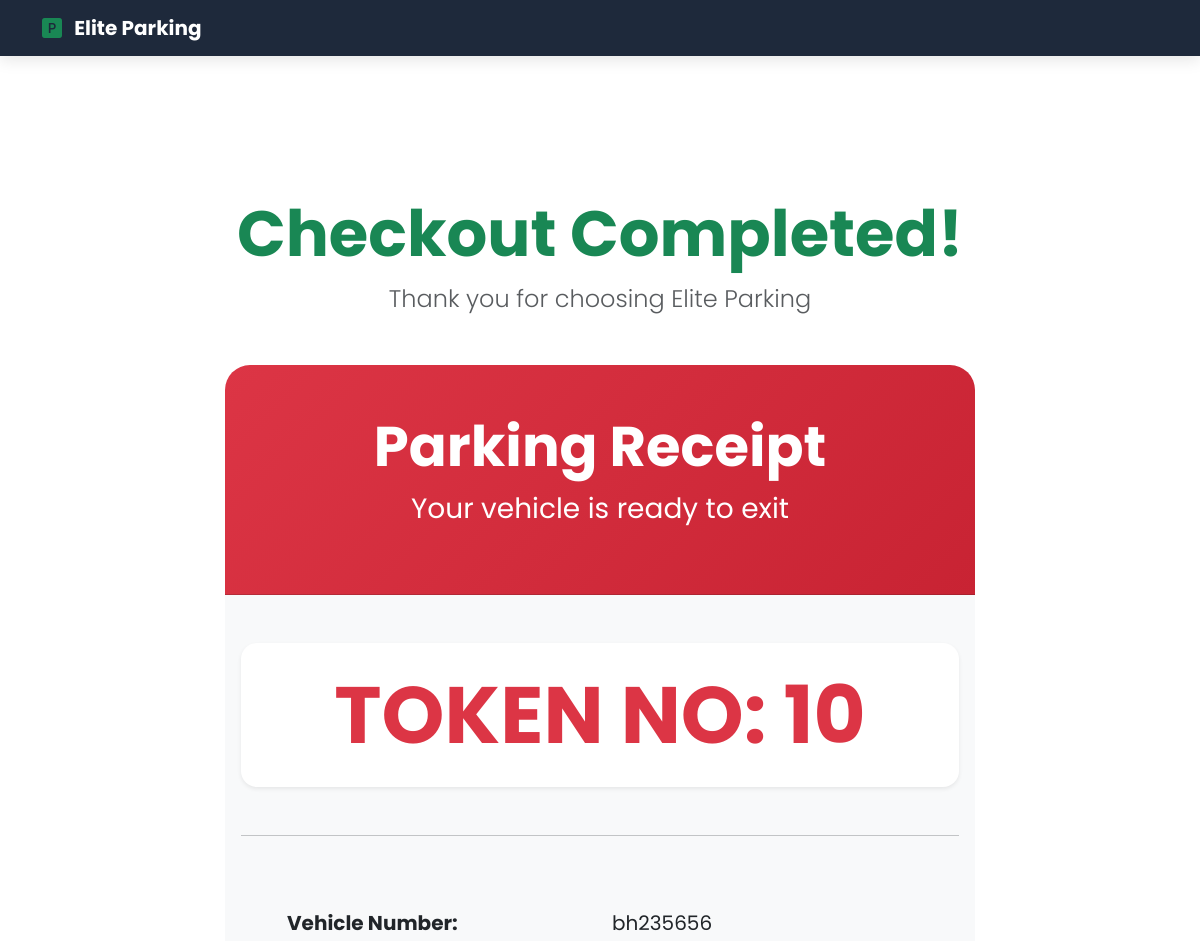
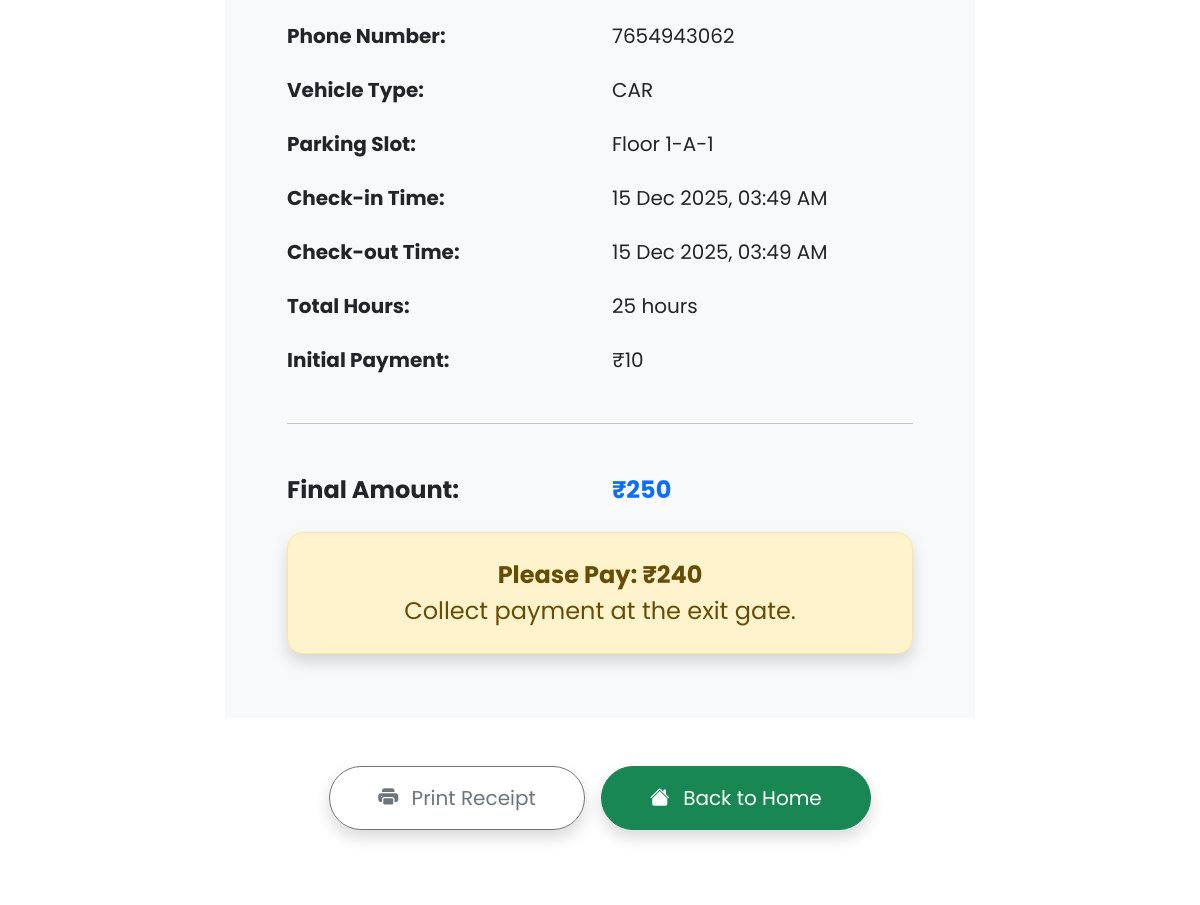
The app's page /qr-checkout/10/ with its own data (2 pictures, top to bottom).
### parking/models.py (models this page shows, shortened)
class Ticket(models.Model):
    qr_code = models.ImageField(upload_to="qrcodes/", blank=True, null=True)
    vehicle_number = models.CharField(max_length=20)
    phone = models.CharField(max_length=15)
    vehicle_type = models.CharField(max_length=10)
    slot = models.ForeignKey(Slot, on_delete=models.SET_NULL, null=True)
    check_in = models.DateTimeField(default=timezone.now)
    check_out = models.DateTimeField(null=True, blank=True)
    initial_payment = models.IntegerField(default=0)
    final_amount = models.IntegerField(null=True, blank=True)

class Slot(models.Model):
    floor = models.ForeignKey(Floor, on_delete=models.CASCADE)
    section = models.CharField(max_length=1)
    slot_number = models.IntegerField()
    vehicle_type = models.CharField(max_length=10)
    is_available = models.BooleanField(default=True)
    class Meta:
        unique_together = ("floor", "section", "slot_number")
    def __str__(self):
        return f"{self.floor}-{self.section}-{self.slot_number}"

class Floor(models.Model):
    number = models.IntegerField(unique=True)
    price_increment = models.IntegerField(default=0)  # +5 per floor
    def __str__(self):
        return f"Floor {self.number}"

### parking/views.py (the view, shortened to what this page needs)
# urls.py: path("qr-checkout/<int:token_id>/", views.auto_checkout, name="auto_checkout"),
def auto_checkout(request, token_id):
    ticket = get_object_or_404(Ticket, id=token_id)
    if ticket.check_out is not None:
        total, refund, due, hours = BillingService.calculate(ticket)
        return render(
            request,
            "bill.html",
            {
                "ticket": ticket,
                "total": total,
                "refund": refund,
                "due": due,
                "hours": hours,
                "auto": True,  # Optional: to show "Scanned QR" message
            },
        )

### services/billing.py (called while the page is built)
    @staticmethod
    def calculate(ticket):
        config = ParkingConfig.objects.get(vehicle_type=ticket.vehicle_type)
        floor_increment = ticket.slot.floor.price_increment
        base_price = config.base_price + floor_increment
        hours = math.ceil((timezone.now() - ticket.check_in).total_seconds() / 3600)
        total = base_price
        if hours > config.base_hours:
            total += (hours - config.base_hours) * config.extra_per_hour
        refund = max(ticket.initial_payment - total, 0)
        due = max(total - ticket.initial_payment, 0)
        return total, refund, due, hours

### templates/bill.html (shortened to what this page needs)
{% extends "base.html" %}
{% block content %}
<div class="container text-center my-5 py-5">
    <div class="mb-5">
        <h1 class="display-3 text-success fw-bold">
            Checkout Completed!
        </h1>
        <p class="lead fs-4 text-muted">Thank you for choosing Elite Parking</p>
    </div>
    <div class="card mx-auto shadow-xl border-0" style="max-width: 750px; border-radius: 25px; overflow: hidden;">
        <div class="card-header text-white text-center py-5" style="background: linear-gradient(135deg, #dc3545, #c82333);">
            <h1 class="display-4 fw-bold mb-0">Parking Receipt</h1>
            <p class="fs-3 mt-2 opacity-90">Your vehicle is ready to exit</p>
        </div>
        <div class="card-body bg-light py-5">
            <div class="mb-5 p-4 bg-white rounded-4 shadow-sm">
                <h1 class="display-1 fw-bold text-danger mb-0">
                    TOKEN NO: {{ ticket.id }}
                </h1>
            </div>
            <hr class="my-5">
            <div class="row g-4 text-start fs-5" style="max-width: 650px; margin: 0 auto;">
                <div class="col-sm-6"><strong>Vehicle Number:</strong></div>
                <div class="col-sm-6">{{ ticket.vehicle_number }}</div>
                <div class="col-sm-6"><strong>Phone Number:</strong></div>
                <div class="col-sm-6">{{ ticket.phone }}</div>
                <div class="col-sm-6"><strong>Vehicle Type:</strong></div>
                <div class="col-sm-6">{{ ticket.vehicle_type }}</div>
                <div class="col-sm-6"><strong>Parking Slot:</strong></div>
                <div class="col-sm-6">{{ ticket.slot }}</div>
                <div class="col-sm-6"><strong>Check-in Time:</strong></div>
                <div class="col-sm-6">{{ ticket.check_in|date:"d M Y, h:i A" }}</div>
                <div class="col-sm-6"><strong>Check-out Time:</strong></div>
                <div class="col-sm-6">{{ ticket.check_out|date:"d M Y, h:i A" }}</div>
                <div class="col-sm-6"><strong>Total Hours:</strong></div>
                <div class="col-sm-6">{{ hours }} hour{{ hours|pluralize }}</div>
                <div class="col-sm-6"><strong>Initial Payment:</strong></div>
                <div class="col-sm-6">₹{{ ticket.initial_payment }}</div>
                <div class="col-12"><hr class="my-4"></div>
                <div class="col-sm-6 fs-4 fw-bold">Final Amount:</div>
                <div class="col-sm-6 fs-4 fw-bold text-primary">₹{{ total }}</div>
                {% if refund > 0 %}
                    <div class="col-12 mt-4">
                        <div class="alert alert-success fs-4 py-4 text-center rounded-4 shadow">
                            <strong>Congratulations! Refund: ₹{{ refund }}</strong><br>
                            Amount has been returned to you.
                        </div>
                    </div>
                {% elif due > 0 %}
                    <div class="col-12 mt-4">
                        <div class="alert alert-warning fs-4 py-4 text-center rounded-4 shadow">
                            <strong>Please Pay: ₹{{ due }}</strong><br>
                            Collect payment at the exit gate.
                        </div>
                    </div>
                {% endif %}
            </div>
        </div>
        <div class="card-footer bg-white py-5 border-0">
            <div class="d-grid gap-3 d-md-flex justify-content-center">
                <button onclick="window.print()" class="btn btn-outline-secondary btn-lg px-5 py-3 rounded-pill shadow">
                    <i class="bi bi-printer-fill me-2"></i> Print Receipt
                </button>
                <a href="{% url 'home' %}" class="btn btn-success btn-lg px-5 py-3 rounded-pill shadow">
                    <i class="bi bi-house-fill me-2"></i> Back to Home
                </a>
            </div>
        </div>
    </div>
</div>
{% endblock %}

### templates/base.html (style rules this page uses)
body { font-family: 'Poppins', sans-serif; background: #f8f9fa; min-height: 100vh; }

### records on screen
Ticket: id "10", vehicle_number "bh235656", phone "7654943062", vehicle_type "CAR", slot "Floor 1-A-1", check_in "15 Dec 2025, 03:49 AM", check_out "15 Dec 2025, 03:49 AM", initial_payment "10"

### other values on screen
{{ hours }} "25"
{{ total }} "250"
{{ due }} "240"
